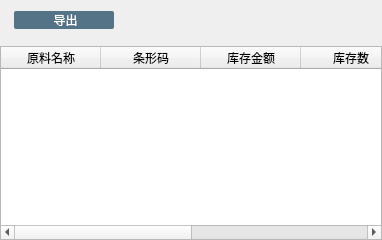
<?xml version="1.0" encoding="UTF-8"?>
<ui version="4.0">
 <class>RealTimeInventory</class>
 <widget class="QWidget" name="RealTimeInventory">
  <property name="geometry">
   <rect>
    <x>0</x>
    <y>0</y>
    <width>382</width>
    <height>240</height>
   </rect>
  </property>
  <property name="windowTitle">
   <string>Form</string>
  </property>
  <property name="styleSheet">
   <string notr="true">QPushButton:hover
{
background-color: rgb(180, 85, 100);
color:white;
}

QPushButton:hover:pressed
{
background-color:rgb(180, 85, 100);
color:white;
}

QPushButton
{
background-color:rgb(84, 115, 135);
color:white;
font-size:12px;
width: 100px;
border-radius:2px;
spacing:2px;
padding: 0px 0px;
}</string>
  </property>
  <layout class="QVBoxLayout" name="verticalLayout">
   <property name="leftMargin">
    <number>0</number>
   </property>
   <property name="topMargin">
    <number>0</number>
   </property>
   <property name="rightMargin">
    <number>0</number>
   </property>
   <property name="bottomMargin">
    <number>0</number>
   </property>
   <item>
    <widget class="QWidget" name="widget" native="true">
     <layout class="QVBoxLayout" name="verticalLayout_2">
      <item>
       <layout class="QHBoxLayout" name="horizontalLayout">
        <property name="leftMargin">
         <number>5</number>
        </property>
        <item>
         <widget class="QPushButton" name="pushButtonExport">
          <property name="text">
           <string> 导出</string>
          </property>
          <property name="icon">
           <iconset resource="../../res.qrc">
            <normaloff>:/image/image/export.png</normaloff>:/image/image/export.png</iconset>
          </property>
         </widget>
        </item>
        <item>
         <spacer name="horizontalSpacer">
          <property name="orientation">
           <enum>Qt::Horizontal</enum>
          </property>
          <property name="sizeHint" stdset="0">
           <size>
            <width>40</width>
            <height>20</height>
           </size>
          </property>
         </spacer>
        </item>
        <item>
         <widget class="QLabel" name="labelSize">
          <property name="font">
           <font>
            <family>宋体</family>
            <pointsize>12</pointsize>
            <weight>75</weight>
            <bold>true</bold>
           </font>
          </property>
          <property name="text">
           <string/>
          </property>
         </widget>
        </item>
        <item>
         <spacer name="horizontalSpacer_2">
          <property name="orientation">
           <enum>Qt::Horizontal</enum>
          </property>
          <property name="sizeHint" stdset="0">
           <size>
            <width>40</width>
            <height>20</height>
           </size>
          </property>
         </spacer>
        </item>
       </layout>
      </item>
     </layout>
    </widget>
   </item>
   <item>
    <widget class="QTableWidget" name="tableWidgetData">
     <column>
      <property name="text">
       <string>原料名称</string>
      </property>
     </column>
     <column>
      <property name="text">
       <string>条形码</string>
      </property>
     </column>
     <column>
      <property name="text">
       <string>库存金额</string>
      </property>
     </column>
     <column>
      <property name="text">
       <string>库存数</string>
      </property>
     </column>
     <column>
      <property name="text">
       <string>单位</string>
      </property>
     </column>
     <column>
      <property name="text">
       <string>提示</string>
      </property>
     </column>
    </widget>
   </item>
  </layout>
 </widget>
 <resources>
  <include location="../../res.qrc"/>
 </resources>
 <connections/>
</ui>
